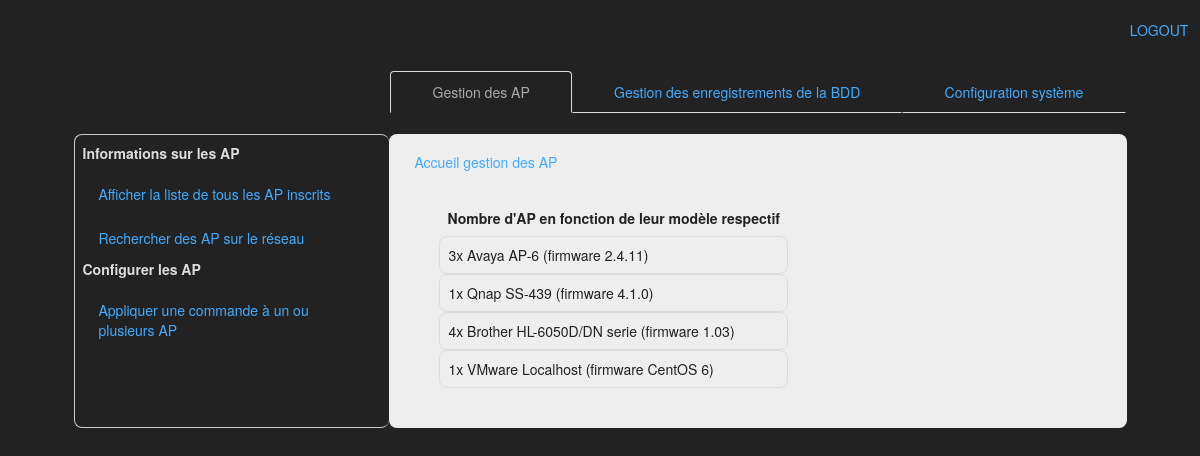
Screenshot of /pagesGestionAP/accueilGestionAP.php (signed in) with the database file from the repository.
### tables this page shows
CREATE TABLE IF NOT EXISTS  modeles (
        noModeleAP INT NOT NULL AUTO_INCREMENT,
        nomModele VARCHAR(25) NOT NULL,
        versionFirmware VARCHAR(8) NOT NULL,
        nomFabricant VARCHAR(20) NOT NULL,
        adrMACFabricant VARCHAR(8) NOT NULL,
     PRIMARY KEY (noModeleAP)
);

### pagesGestionAP/accueilGestionAP.php (the view, shortened to what this page needs)
<!DOCTYPE html>
<html lang="en">
  <head>
    <link href="../bootstrap/css/bootstrap.css" rel="stylesheet">
  </head>
  <body>
      <p align="right"><br><a href="?action=logOut">LOGOUT</a>&nbsp;&nbsp;&nbsp;</p>
      <br>
    <div class="container-fluid">
        <table border="0" width="90%" align="center">
           <tbody>
              <tr>
                <?php include '../includes/menus.php'; echo $menuPagesGestionAP; ?>
              <tr>
                 <td width="30%" class="leftmenu">
                        <p><b>Informations sur les AP</b></p>
                             <ul class="nav nav-pills nav-stacked">
                            <li><a href="afficherListeAP.php">Afficher la liste  de tous les AP inscrits</a></li>
                           <li><a href="rechercherAP.php">Rechercher des AP sur le r&eacute;seau</a></li>
                        </ul>
                        <p><b>Configurer les AP</b></p>
                        <ul class="nav nav-pills nav-stacked">
                           <li><a href="choisirCommande.php">Appliquer une commande &agrave; un ou plusieurs AP</a></li>
                        </ul>
                 </td>
                 <td class="informations">
                     <ol class="breadcrumb">
                        <li><a href="#" class="active">Accueil gestion des AP</a></li>
                    </ol>
                     <ol>
                    <form id="selectionmodele" class="form-inline" role="form" action="choisirCommande.php" method="POST">
                        <div class="form-group">
                    <?php
                        echo "
                            <table class='table table-bordered table-hover' width='70%' align='center'>
                            <thead>
                               <tr>
                                  <th>Nombre d'AP en fonction de leur mod&egrave;le respectif</th>
                               </tr>
                            </thead>
                            <tbody>";
                        include '../includes/connexionBDD.php';
                        $actionOnClick="$('#selectionmodele').submit();";
                        try
                        {
                            $connexion = new PDO('mysql:host='.$PARAM_hote.';port='.$PARAM_port.';dbname='.$PARAM_nom_bd, $PARAM_utilisateur, $PARAM_mot_passe);
                            $resultatsModeles=$connexion->query("SELECT m.noModeleAP, m.nomModele, m.nomFabricant, COUNT(a.noModeleAP)  as nombreAP, m.versionFirmware FROM modeles m LEFT OUTER JOIN accessPoints a ON a.noModeleAP=m.noModeleAP GROUP BY m.noModeleAP;");
                            $resultatsModeles->setFetchMode(PDO::FETCH_OBJ);
                            while( $ligne = $resultatsModeles->fetch() )
                            {
                                    $noModeleAP=(string)$ligne->noModeleAP;
                                    $radioChecked="document.getElementById('radio".$noModeleAP."').checked = true";
                                    $textCellule= (string)$ligne->nombreAP.'x '.(string)$ligne->nomFabricant.' '.(string)$ligne->nomModele.' (firmware '. (string)$ligne->versionFirmware.')';
                                    echo '<tr><td onmouseover="'.$radioChecked.'" onclick="'.$actionOnClick.'">';
                                    echo '<input id="radio'.$noModeleAP.'" type="radio" class="hidden" value="'.$noModeleAP.'" name="noModele">'.$textCellule;
                                    echo '</td></tr>';
                            }
                            }
                        catch(Exception $e)
                        {
                                echo '<tr><td>Erreur : '.$e->getMessage().'<br />';
                                echo 'N° : '.$e->getCode().'</td></tr>';
                        }
                        echo '</tbody>
                         </table>
                        ';
                    ?>
                        </div>
                    </form>
                    </ol>
                 </td>
              </tr>
           </tbody>
        </table>
      </div>
  </body>
</html>

### rows the page displays
modeles: textCellule "3x Avaya AP-6 (firmware 2.4.11)"
modeles: textCellule "1x Qnap SS-439 (firmware 4.1.0)"
modeles: textCellule "4x Brother HL-6050D/DN serie (firmware 1.03)"
modeles: textCellule "1x VMware Localhost (firmware CentOS 6)"
